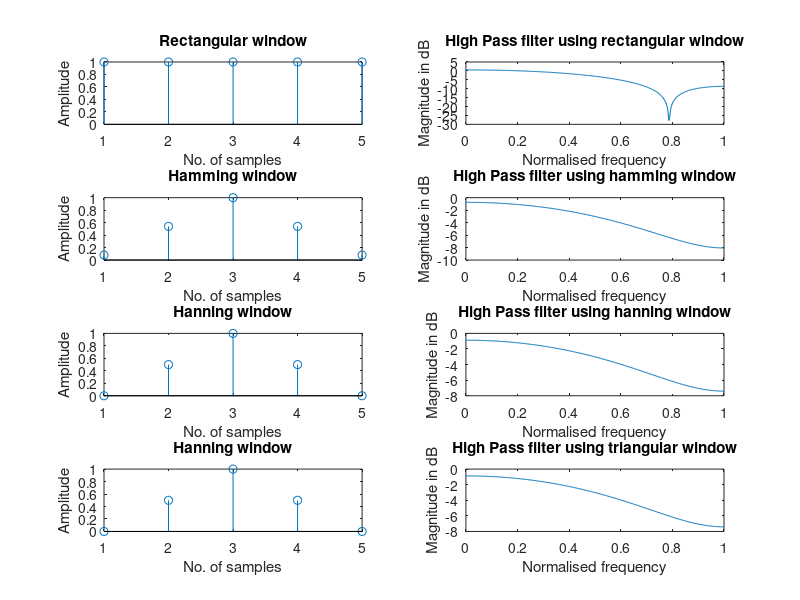

The MATLAB source for this figure:
clc;
clear all;
close all;

wc = 0.5*pi;
eps = 0.001;
N = input("Enter N: ");
alpha = (N-1)/2;
n = 0:1:N-1;
hd = (sin(wc*(n-alpha+eps))./(pi*(n-alpha+eps)));

wr = boxcar(N);
whm = hamming(N);
whn = hanning(N);
wt = bartlett(N);
w = 0:0.01:pi;
hn1 = hd.*wr';
hn2 = hd.*whm';
hn3 = hd.*whn';
hn4 = hd.*wt';

h1 = freqz(hn1,1,w);
h2 = freqz(hn2,1,w);
h3 = freqz(hn3,1,w);
h4 = freqz(hn4,1,w);

subplot(4,2,1);
stem(wr);
xlabel("No. of samples");
ylabel("Amplitude");
title("Rectangular window");

subplot(4,2,2);
plot(w/pi,10*log10(abs(h1)));
xlabel("Normalised frequency");
ylabel("Magnitude in dB");
title("High Pass filter using rectangular window");

subplot(4,2,3);
stem(whm);
xlabel("No. of samples");
ylabel("Amplitude");
title("Hamming window");

subplot(4,2,4);
plot(w/pi,10*log10(abs(h2)));
xlabel("Normalised frequency");
ylabel("Magnitude in dB");
title("High Pass filter using hamming window");

subplot(4,2,5);
stem(whn);
xlabel("No. of samples");
ylabel("Amplitude");
title("Hanning window");

subplot(4,2,6);
plot(w/pi,10*log10(abs(h3)));
xlabel("Normalised frequency");
ylabel("Magnitude in dB");
title("High Pass filter using hanning window");

subplot(4,2,7);
stem(wt);
xlabel("No. of samples");
ylabel("Amplitude");
title("Hanning window");

subplot(4,2,8);
plot(w/pi,10*log10(abs(h4)));
xlabel("Normalised frequency");
ylabel("Magnitude in dB");
title("High Pass filter using triangular window");